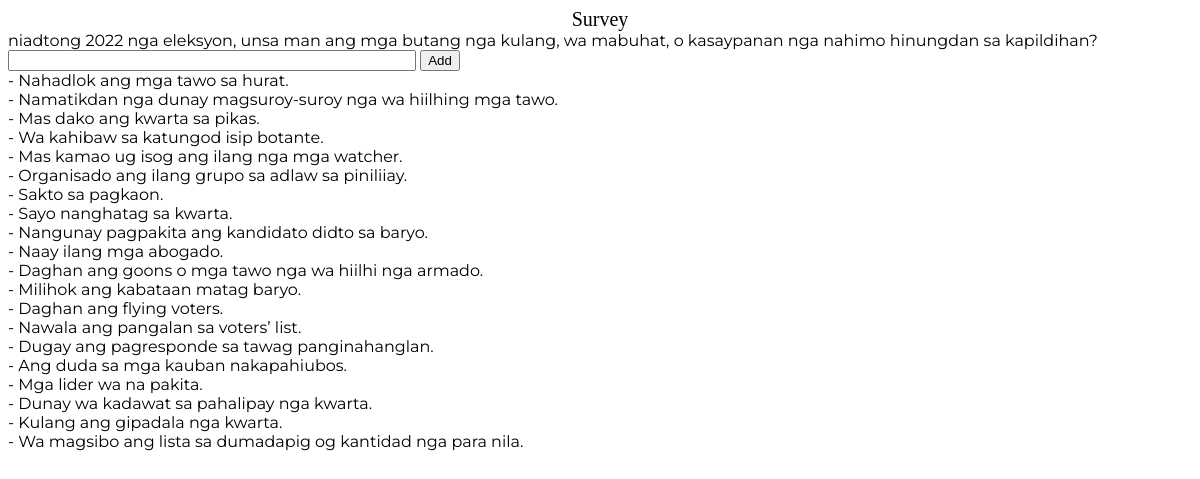
/add-option-question/3/, run on the app's committed database.
### management/models.py (models this page shows, shortened)
class QuestionQuestionnaire(models.Model):
    name = models.CharField(max_length=255)

class QuestionOptions(models.Model):
    question = models.ForeignKey(
        QuestionQuestionnaire,
        on_delete=models.CASCADE,
        related_name='questionnaire_question'
    )
    name = models.CharField(max_length=1000)
    percentage = models.IntegerField(default=0)
    counts = models.IntegerField(default=0)

### management/views.py (the view, shortened to what this page needs)
# urls.py: path('add-option-question/<int:question_id>/', views.question_add_option, name='add-option'),
def question_add_option(request, question_id):
    question = QuestionQuestionnaire.objects.get(id=question_id)
    options = QuestionOptions.objects.filter(question=question)
    return render(request, 'question-option-add.html', {
        'question': question,
        'options': options
    })

### management/templates/question-option-add.html (shortened to what this page needs)
{% extends 'base.html' %}
{% load static %}
{% block content %}
    <div>
        {{ question.name }}
    </div>
    <form method="POST">
        <input type="text" name="option-name" style="width: 400px;">
        <button type="submit">
            Add
        </button>
    </form>
    {% for option in options %}
        <div>
            - {{ option.name }}
        </div>
    {% endfor %}
{% endblock %}

### management/static/base.css (style rules this page uses)
body { font-family: 'Montserrat'; }

### data on the page
QuestionQuestionnaire: name "niadtong 2022 nga eleksyon, unsa man ang mga butang nga kulang, wa mabuhat, o kasaypanan nga nahimo hinungdan sa kapildihan?"
QuestionOptions: name "Nahadlok ang mga tawo sa hurat."
QuestionOptions: name "Namatikdan nga dunay magsuroy-suroy nga wa hiilhing mga tawo."
QuestionOptions: name "Mas dako ang kwarta sa pikas."
QuestionOptions: name "Wa kahibaw sa katungod isip botante."
QuestionOptions: name "Mas kamao ug isog ang ilang nga mga watcher."
QuestionOptions: name "Organisado ang ilang grupo sa adlaw sa piniliiay."
QuestionOptions: name "Sakto sa pagkaon."
QuestionOptions: name "Sayo nanghatag sa kwarta."
QuestionOptions: name "Nangunay pagpakita ang kandidato didto sa baryo."
QuestionOptions: name "Naay ilang mga abogado."
QuestionOptions: name "Daghan ang goons o mga tawo nga wa hiilhi nga armado."
QuestionOptions: name "Milihok ang kabataan matag baryo."
QuestionOptions: name "Daghan ang flying voters."
QuestionOptions: name "Nawala ang pangalan sa voters’ list."
QuestionOptions: name "Dugay ang pagresponde sa tawag panginahanglan."
QuestionOptions: name "Ang duda sa mga kauban nakapahiubos."
QuestionOptions: name "Mga lider wa na pakita."
QuestionOptions: name "Dunay wa kadawat sa pahalipay nga kwarta."
QuestionOptions: name "Kulang ang gipadala nga kwarta."
QuestionOptions: name "Wa magsibo ang lista sa dumadapig og kantidad nga para nila."
